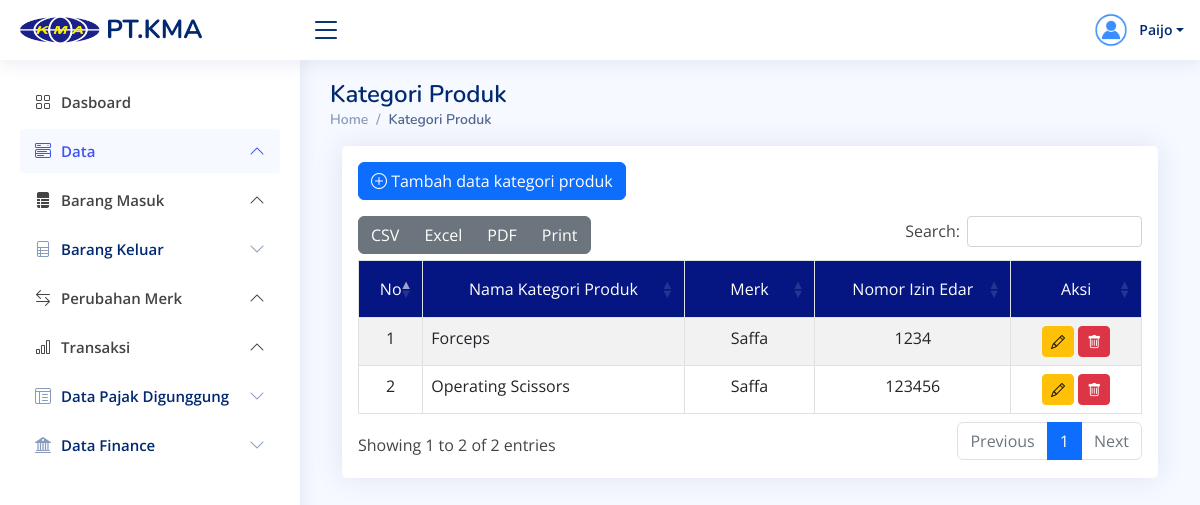
Screenshot of /kategori-produk.php (signed in) with the database file from the repository.
### tables this page shows
CREATE TABLE `tb_kat_produk` (
  `id_kat_produk` varchar(50) NOT NULL,
  `id_user` varchar(50) NOT NULL,
  `nama_kategori` varchar(50) NOT NULL,
  `id_merk` varchar(50) NOT NULL,
  `no_izin_edar` varchar(50) NOT NULL,
  `created_date` varchar(50) NOT NULL,
  `updated_date` varchar(50) NOT NULL,
  `user_updated` varchar(50) NOT NULL
);

CREATE TABLE `tb_merk` (
  `id_merk` varchar(50) NOT NULL,
  `id_user` varchar(50) NOT NULL,
  `nama_merk` varchar(50) NOT NULL,
  `created_date` varchar(50) NOT NULL
);

### kategori-produk.php (the view, shortened to what this page needs)
<?php
include "akses.php";
?>
<!DOCTYPE html>
<html lang="en">
<head>
  <?php include "page/head.php"; ?>
</head>
<body>
  <?php include "page/nav-header.php" ?>
  <?php include "page/sidebar.php"; ?>
  <main id="main" class="main">
    <div class="pagetitle">
      <h1>Kategori Produk</h1>
      <nav>
        <ol class="breadcrumb">
          <li class="breadcrumb-item"><a href="dashboard.php">Home</a></li>
          <li class="breadcrumb-item active">Kategori Produk</li>
        </ol>
      </nav>
    </div>
    <section>
      <div class="container-fluid">
        <div class="card">
          <div class="card-body p-3">
            <a href="#" class="btn btn-primary btn-md" data-bs-toggle="modal" data-bs-target="#modal1"><i class="bi bi-plus-circle"></i> Tambah data kategori produk</a>
            <div class="table-responsive mt-3">
              <table class="table table-striped table-bordered" id="table1">
                <thead>
                  <tr class="text-white" style="background-color: #051683;">
                    <td class="text-center p-3 col-1">No</td>
                    <td class="text-center p-3 col-4">Nama Kategori Produk</td>
                    <td class="text-center p-3 col-2">Merk</td>
                    <td class="text-center p-3 col-3">Nomor Izin Edar</td>
                    <td class="text-center p-3 col-2">Aksi</td>
                  </tr>
                </thead>
                <tbody>
                  <?php
                  include "koneksi.php";
                  $no = 1;
                  $sql = "SELECT * FROM tb_kat_produk
                            LEFT JOIN tb_merk ON (tb_kat_produk.id_merk = tb_merk.id_merk)
                            ORDER BY nama_kategori ASC";
                  $query = mysqli_query($connect, $sql) or die(mysqli_error($connect));
                  while ($data = mysqli_fetch_array($query)) {
                    $id_kat = base64_encode($data['id_kat_produk']);
                  ?>
                    <tr>
                      <td class="text-center"><?php echo $no; ?></td>
                      <td><?php echo $data['nama_kategori'] ?></td>
                      <td class="text-center"><?php echo $data['nama_merk'] ?></td>
                      <td class="text-center"><?php echo $data['no_izin_edar'] ?></td>
                      <td class="text-center">
                        <button class="btn btn-warning btn-sm" data-bs-toggle="modal" data-bs-target="#modal2" data-id="<?php echo $data['id_kat_produk']; ?>" data-nama="<?php echo $data['nama_kategori']; ?>" data-merk="<?php echo $data['nama_merk'] ?>" data-nie="<?php echo $data['no_izin_edar'] ?>">
                          <i class="bi bi-pencil"></i>
                        </button>
                        <a href="proses/proses-kat-produk.php?hapus-kat-produk=<?php echo $id_kat ?>" class="btn btn-danger btn-sm delete-data"><i class="bi bi-trash"></i></a>
                      </td>
                    </tr>
                    <?php $no++; ?>
                  <?php } ?>
                </tbody>
              </table>
            </div>
          </div>
        </div>
      </div>
    </section>
  </main>
</body>
</html>

### assets/css/style.css (style rules this page uses)
:root { scroll-behavior: smooth; }
body { font-family: "Open Sans", sans-serif; background: #f6f9ff; color: #444444; }
h1, h2, h3, h4, h5, h6 { font-family: "Nunito", sans-serif; }
#main { margin-top: 60px; padding: 20px 30px; transition: all 0.3s; }
.pagetitle { margin-bottom: 10px; }
.pagetitle h1 { font-size: 24px; margin-bottom: 0; font-weight: 600; color: #012970; }
.card { margin-bottom: 30px; border: none; border-radius: 5px; box-shadow: 0px 0 30px rgba(1, 41, 112, 0.1); }
.card-body { padding: 0 20px 20px 20px; }
.breadcrumb { font-size: 14px; font-family: "Nunito", sans-serif; color: #899bbd; font-weight: 600; }
.breadcrumb a { color: #899bbd; transition: 0.3s; }
.breadcrumb .breadcrumb-item::before { color: #899bbd; }
.breadcrumb .active { color: #51678f; font-weight: 600; }
@media (min-width: 1200px) { #main, #footer { margin-left: 300px; } }

### rows the page displays
tb_kat_produk: nama_kategori "Forceps", id_merk.nama_merk "Saffa", no_izin_edar "1234"
tb_kat_produk: nama_kategori "Operating Scissors", id_merk.nama_merk "Saffa", no_izin_edar "123456"

### other values shown
$_SESSION['tiket_nama'] "Paijo"
